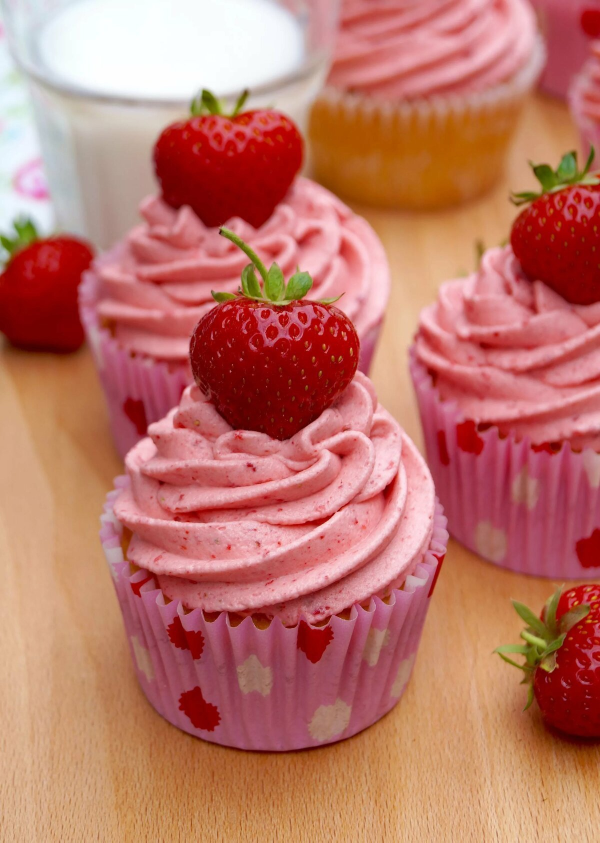
#> input picture lab6/chery.jpg, 1200 x 1685 px, found by its file name (shown at 1/2 size)
$ python lab6.py
#> lines starting #> are read from the running program, lines starting #| are printed output that depends on the picture; after the words box and inside, x2 and y2 are one past the last pixel; in counts of white or black regions, pixels touching at a corner belong together
import cv2 as cv
import numpy as np
from sklearn.cluster import KMeans, MeanShift
from sklearn.cluster import estimate_bandwidth
import matplotlib.pyplot as plt
from skimage.segmentation import flood, flood_fill

img = cv.imread('D:\laby python\obrabotka\lab6\chery.jpg')
#> img is the input picture: shape (1685, 1200, 3); mean B, G, R 104.2, 118, 189.3

bright_img = cv.convertScaleAbs(img, alpha=1.2, beta=50)
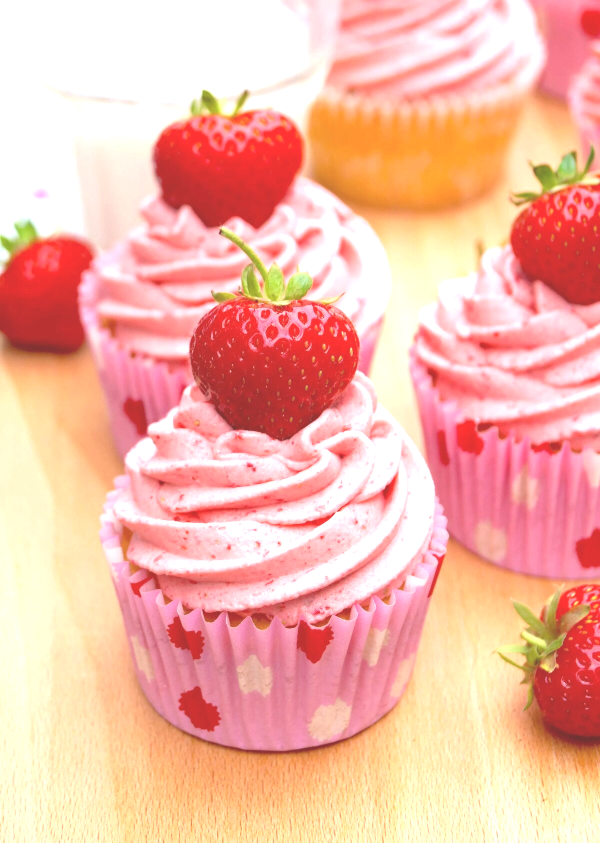
#> bright_img: shape (1685, 1200, 3) (shown at 1/2 size); mean B, G, R 167.5, 184.2, 246.2

hsv = cv.cvtColor(bright_img, cv.COLOR_BGR2HSV)
#> hsv: shape (1685, 1200, 3); mean H, S, V 61.2, 88.8, 246.3

lower_red = np.array([0,100,100])
upper_red = np.array([1,255,255])

# Создаем изображение такого же размера, как исходное, но заполненное нулями
result = np.zeros_like(bright_img)

# Применяем условие для каждого пикселя в hsv изображении
result[(hsv[:,:,0] >= lower_red[0]) & (hsv[:,:,0] <= upper_red[0]) &
       (hsv[:,:,1] >= lower_red[1]) & (hsv[:,:,1] <= upper_red[1]) &
       (hsv[:,:,2] >= lower_red[2]) & (hsv[:,:,2] <= upper_red[2])] = bright_img[(hsv[:,:,0] >= lower_red[0]) &
                                                                                    (hsv[:,:,0] <= upper_red[0]) &
                                                                                    (hsv[:,:,1] >= lower_red[1]) &
                                                                                    (hsv[:,:,1] <= upper_red[1]) &
                                                                                    (hsv[:,:,2] >= lower_red[2]) &
                                                                                    (hsv[:,:,2] <= upper_red[2])]
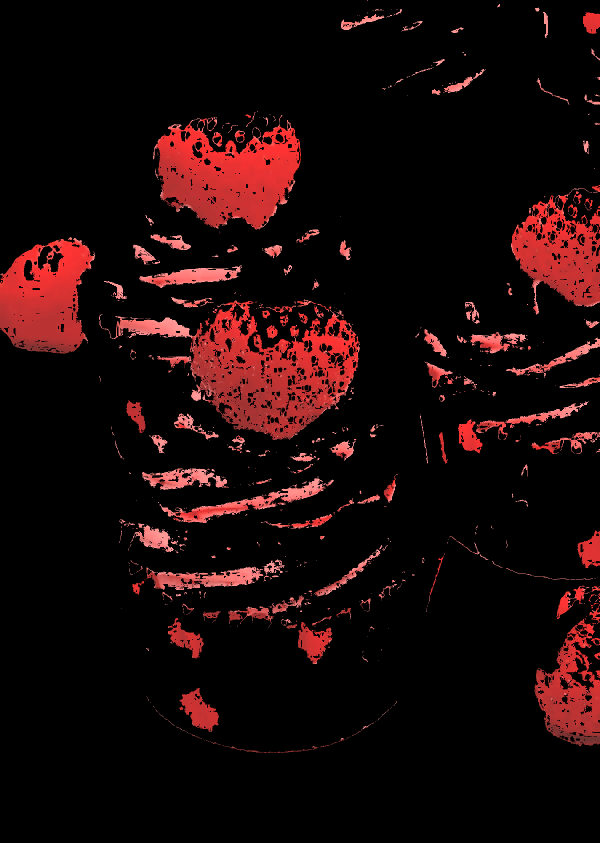
#> result: shape (1685, 1200, 3) (shown at 1/2 size); mean B, G, R 8.4, 8.4, 26

plt.figure(figsize=(15, 15))

plt.subplot(1, 3, 1)
plt.imshow(cv.cvtColor(img, cv.COLOR_BGR2RGB))
plt.title('Original Image')

plt.subplot(1, 3, 2)
plt.imshow(cv.cvtColor(bright_img, cv.COLOR_BGR2RGB))
plt.title('Brightened Image')

plt.subplot(1, 3, 3)
plt.imshow(cv.cvtColor(result, cv.COLOR_BGR2RGB))
plt.title('Result Image')

plt.show()
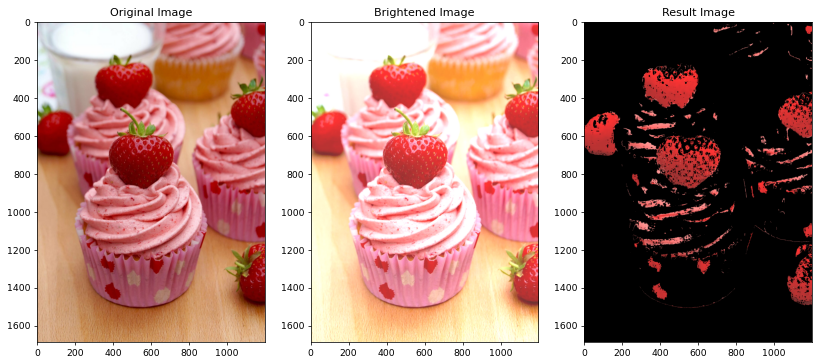
#> figure drawn by matplotlib, 3 panels

seed_point = (800, 600, 0)
hsv_img = cv.cvtColor(img, cv.COLOR_BGR2HSV)
#> hsv_img: shape (1685, 1200, 3); mean H, S, V 73.5, 131.6, 190.1
tolerance = 70# Установим пороговое значение - меру разницы между выбранным пикселем и его соседями
out_img = flood_fill(hsv_img, seed_point, new_value=255, tolerance=tolerance)
#> out_img: shape (1685, 1200, 3); mean H, S, V 101.9, 184.2, 251.5

# отображение оригинального изображения
plt.figure(figsize=(10,10))
plt.subplot(121)
plt.imshow(cv.cvtColor(img, cv.COLOR_BGR2RGB)) # Matplotlib ожидает RGB
plt.title('Original Image')

# отображение модифицированного изображения
plt.subplot(122)
plt.imshow(cv.cvtColor(out_img, cv.COLOR_BGR2RGB)) # Matplotlib ожидает RGB
plt.title('Flood Fill Image')
cv.imwrite('Flood Fill Image.jpg',out_img)
plt.show()
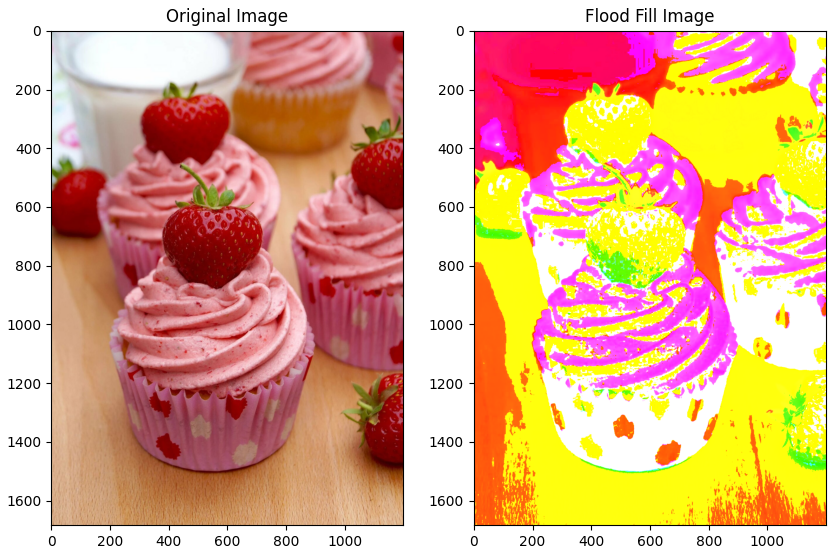
#> figure drawn by matplotlib, 2 panels

# Методы кластеризации
image = cv.imread('D:\laby python\obrabotka\lab6\chery.jpg')

hsv_image = cv.cvtColor(image, cv.COLOR_BGR2HSV)
red_lower = (0,100,100)
red_upper = (9,255,255)
mask = cv.inRange(hsv_image, red_lower, red_upper)
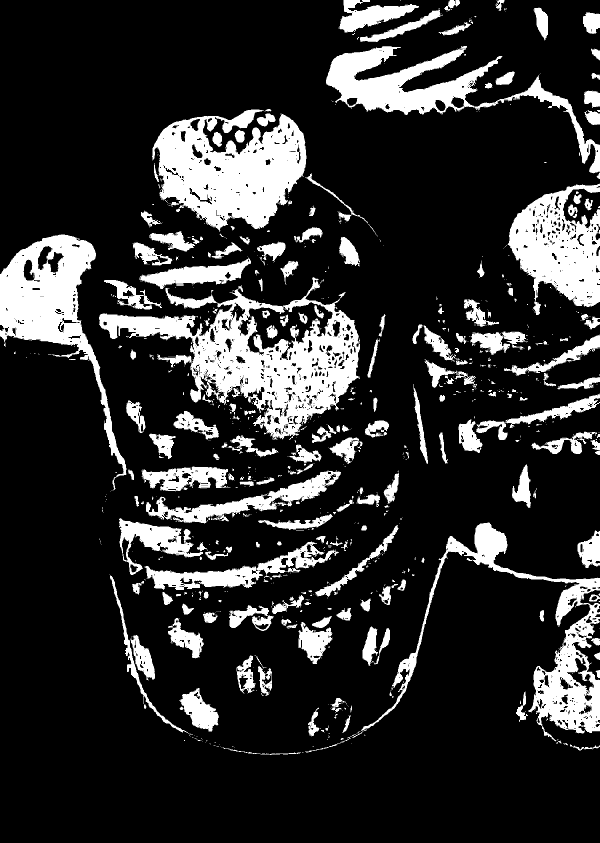
#> mask: shape (1685, 1200) (shown at 1/2 size); 18.1% white; 1090 white regions (850 under 20 px), largest, box (x1, y1, x2, y2) and area: (198, 554, 720, 880) 57972, (304, 219, 613, 464) 45838, (0, 469, 253, 981) 32894
kernel = cv.getStructuringElement(cv.MORPH_ELLIPSE, (10, 10))
morphology = cv.morphologyEx(mask, cv.MORPH_CLOSE, kernel)
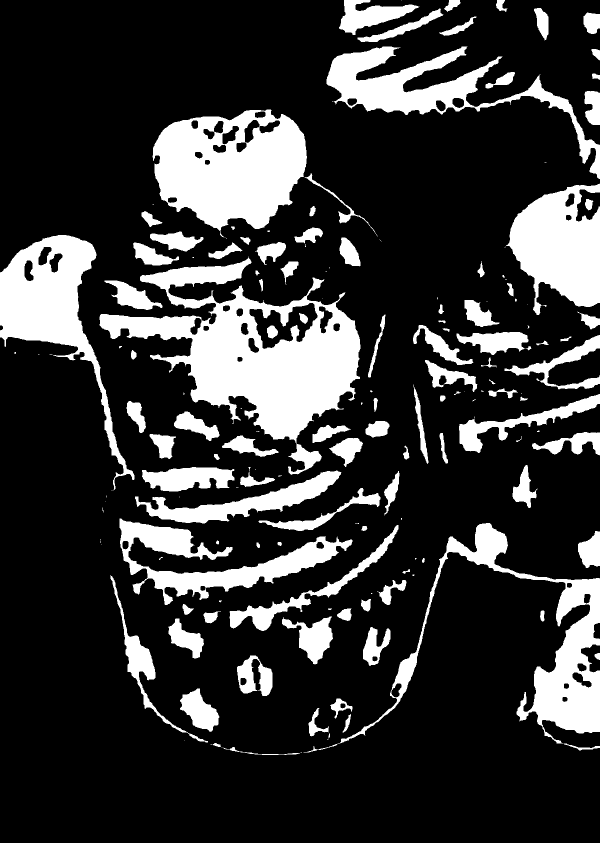
#> morphology: shape (1685, 1200) (shown at 1/2 size); 21.1% white; 169 white regions (61 under 20 px)
contours, _ = cv.findContours(morphology, cv.RETR_TREE, cv.CHAIN_APPROX_SIMPLE)
#> contours = 213 contours, 64 with area under 20; largest, box (x1, y1, x2, y2) and area: (199, 513, 721, 950) 88476, (305, 219, 614, 475) 55536, (607, 1046, 1200, 1505) 37175, (0, 470, 269, 981) 35939, (1011, 367, 1200, 630) 31118
if contours:
    max_contour = max(contours, key=cv.contourArea)
#> max_contour = contour of 1274 points, box (x1, y1, x2, y2) (199, 513, 721, 950), area 88476
    cv.drawContours(image, [max_contour], -1, (0, 255, 0), 2)
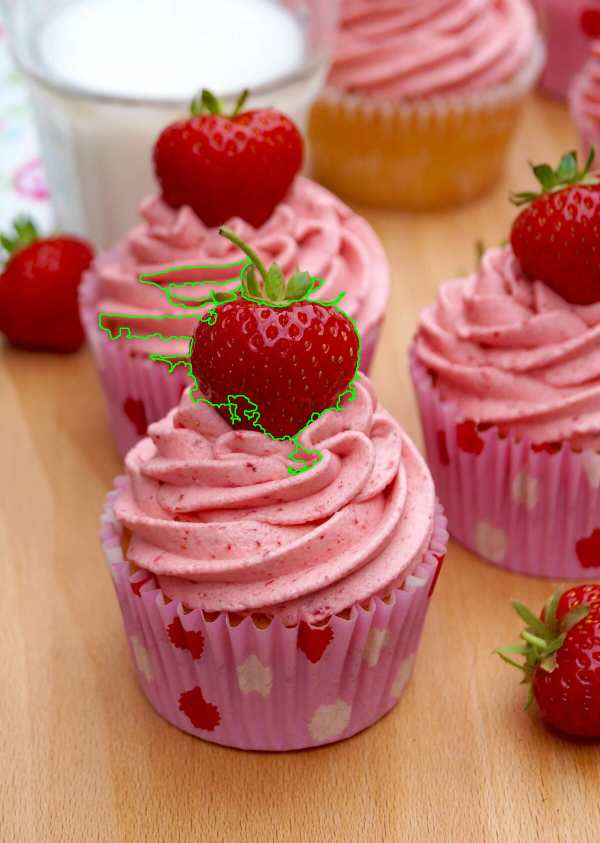
#> image: shape (1685, 1200, 3) (shown at 1/2 size); 0.57% of pixels changed, all inside (x1, y1, x2, y2) = (198, 512, 722, 951)

image_rgb = cv.cvtColor(image, cv.COLOR_BGR2RGB)

plt.figure(figsize=(10, 10))
plt.imshow(image_rgb)
plt.show()
